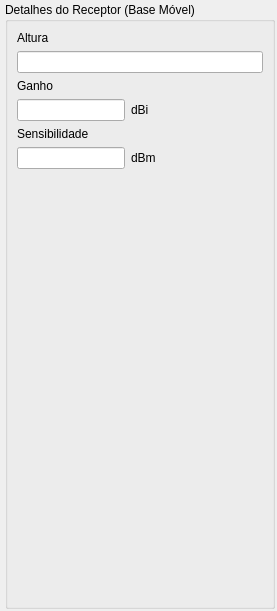
               <widget class="QWidget" name="scroll_area_widget_contents_receiver">
                <property name="geometry">
                 <rect>
                  <x>0</x>
                  <y>0</y>
                  <width>277</width>
                  <height>611</height>
                 </rect>
                </property>
                <layout class="QVBoxLayout" name="verticalLayout_11">
                 <property name="spacing">
                  <number>2</number>
                 </property>
                 <property name="leftMargin">
                  <number>5</number>
                 </property>
                 <property name="topMargin">
                  <number>2</number>
                 </property>
                 <property name="rightMargin">
                  <number>2</number>
                 </property>
                 <property name="bottomMargin">
                  <number>2</number>
                 </property>
                 <item>
                  <widget class="QGroupBox" name="group_box_receive_details">
                   <property name="title">
                    <string>Detalhes do Receptor (Base Móvel)</string>
                   </property>
                   <layout class="QFormLayout" name="formLayout_12">
                    <item row="0" column="0">
                     <widget class="QLabel" name="label_rx_height">
                      <property name="text">
                       <string>Altura</string>
                      </property>
                     </widget>
                    </item>
                    <item row="1" column="0" colspan="2">
                     <widget class="QLineEdit" name="input_rx_height"/>
                    </item>
                    <item row="2" column="0">
                     <widget class="QLabel" name="label_rx_gain">
                      <property name="text">
                       <string>Ganho</string>
                      </property>
                     </widget>
                    </item>
                    <item row="3" column="0">
                     <widget class="QLineEdit" name="input_rx_gain"/>
                    </item>
                    <item row="3" column="1">
                     <widget class="QLabel" name="label_rx_gain_dbi">
                      <property name="text">
                       <string>dBi</string>
                      </property>
                     </widget>
                    </item>
                    <item row="4" column="0">
                     <widget class="QLabel" name="label_rx_sensitivity">
                      <property name="text">
                       <string>Sensibilidade</string>
                      </property>
                     </widget>
                    </item>
                    <item row="5" column="0">
                     <widget class="QLineEdit" name="input_rx_sensitivity"/>
                    </item>
                    <item row="5" column="1">
                     <widget class="QLabel" name="label_rx_sensitivity_dbm">
                      <property name="text">
                       <string>dBm</string>
                      </property>
                     </widget>
                    </item>
                   </layout>
                  </widget>
                 </item>
                </layout>
               </widget>
